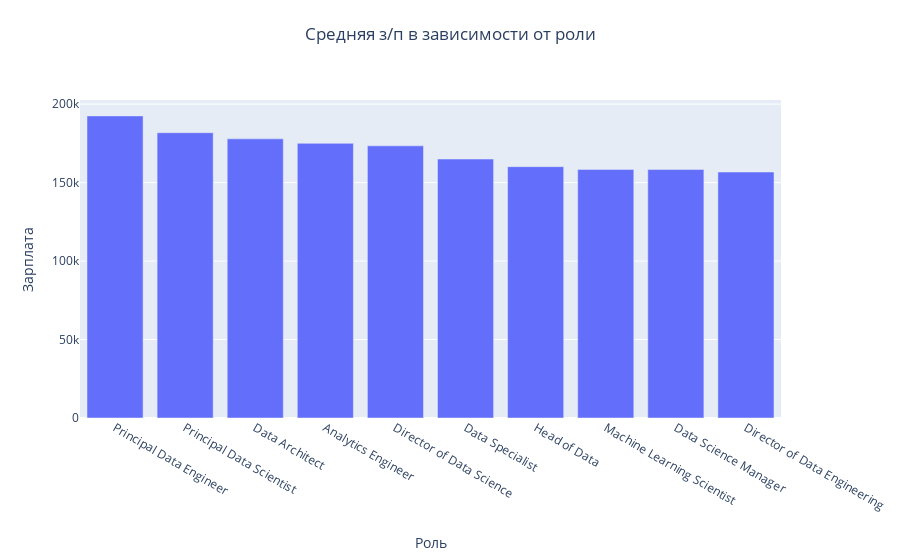

This figure's notebook cell:
### Markdown cell above
На данном графике мы видим, что средняя з/п растет с каждым годом.

### Code cell
# Построим столбчатую диаграмму распределения зарплат по ролям, посмотрим
bar_data4 = data[data['salary']<300000].groupby('job_title', as_index=False).mean().sort_values(by='salary', ascending=False).head(10)

fig = px.bar(
    data_frame=bar_data4, # data_frame - DataFrame, содержащий данные
    x='job_title', # x - столбец, по которому строится столбчатая диаграмма (роль)
    y='salary', # y - столбец, по которому строится столбчатая диаграмма (зарплаты)
    title='Средняя з/п в зависимости от роли' # title - заголовок столбчатой диаграммы
)  

# Настройка подписей для осей x и y
fig.update_layout(
    xaxis_title='Роль',
    xaxis_title_standoff=25,  # Расстояние между названием оси x и графиком    
    yaxis_title = 'Зарплата',
    title_x=0.5,  # Положение названия графика по горизонтали (центр)
    title_y=0.95  # Положение названия графика по вертикали (сверху)
)

# Отображение графика
pyo.iplot(fig)

### Figure 1 — Plotly figure (JSON) as saved in the notebook; plotly's stock layout.template omitted (floating-point values rounded to 4 significant figures)
{"data": [{"alignmentgroup": "True", "hovertemplate": "job_title=%{x}<br>salary=%{y}<extra></extra>", "legendgroup": "", "marker": {"color": "#636efa", "pattern": {"shape": ""}}, "name": "", "offsetgroup": "", "orientation": "v", "showlegend": false, "textposition": "auto", "type": "bar", "x": ["Principal Data Engineer", "Principal Data Scientist", "Data Architect", "Analytics Engineer", "Director of Data Science", "Data Specialist", "Head of Data", "Machine Learning Scientist", "Data Science Manager", "Director of Data Engineering"], "xaxis": "x", "y": [192500, 181800.0, 177900.0, 175000, 173400.0, 165000, 160200.0, 158400.0, 158300.0, 156738], "yaxis": "y"}], "layout": {"barmode": "relative", "legend": {"tracegroupgap": 0}, "title": {"text": "Средняя з/п в зависимости от роли", "x": 0.5, "y": 0.95}, "xaxis": {"anchor": "y", "domain": [0, 1], "title": {"standoff": 25, "text": "Роль"}}, "yaxis": {"anchor": "x", "domain": [0, 1], "title": {"text": "Зарплата"}}}}
